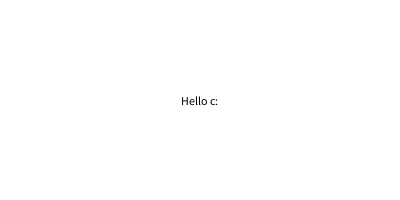
Frame 1 (no input)
Frame 60 (the mouse pressed at the canvas centre just before this capture): identical to frame 1, image omitted
Frame 120 (the mouse held since frame 60 and released just before this capture): identical to frame 1, image omitted

The Processing sketch that drew this single still picture (run headless with seeded random() and noise(); from frame 60 on, the mouse is pressed at the canvas centre):

// Processing sketch: TextString
// ── TextString.pde
// Text String

void setup()
{
  size(400, 200);
  fill(0);
}

void draw()
{
  background(255);
  String welcomeMessage = "Hello c:";
  textAlign(CENTER, CENTER);
  text(welcomeMessage, width/2, height/2);
}
